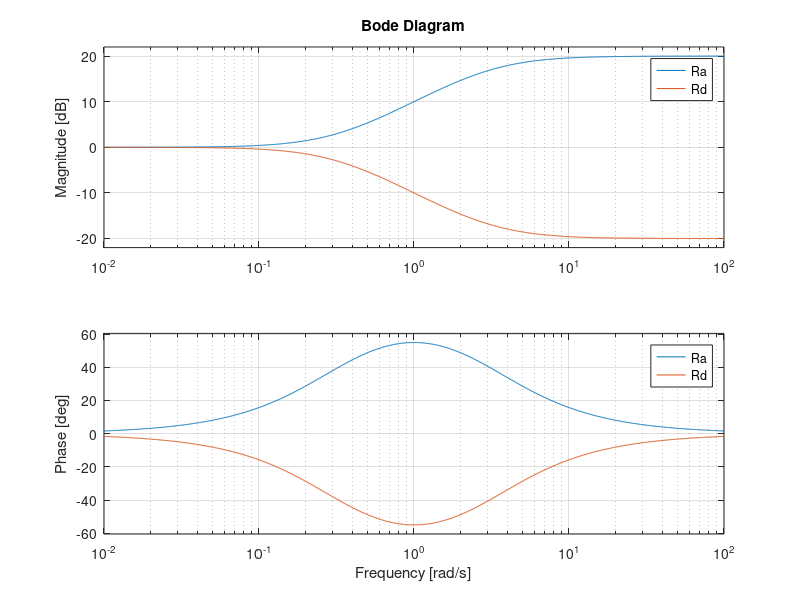
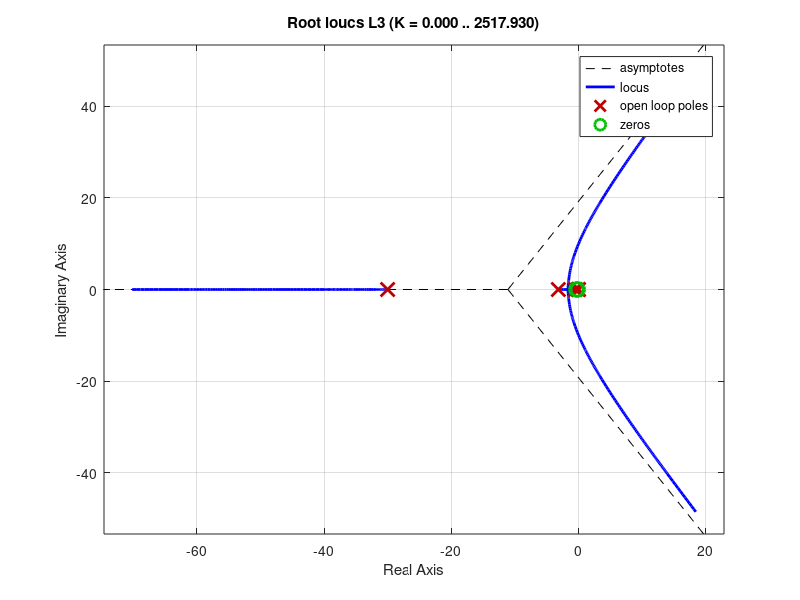
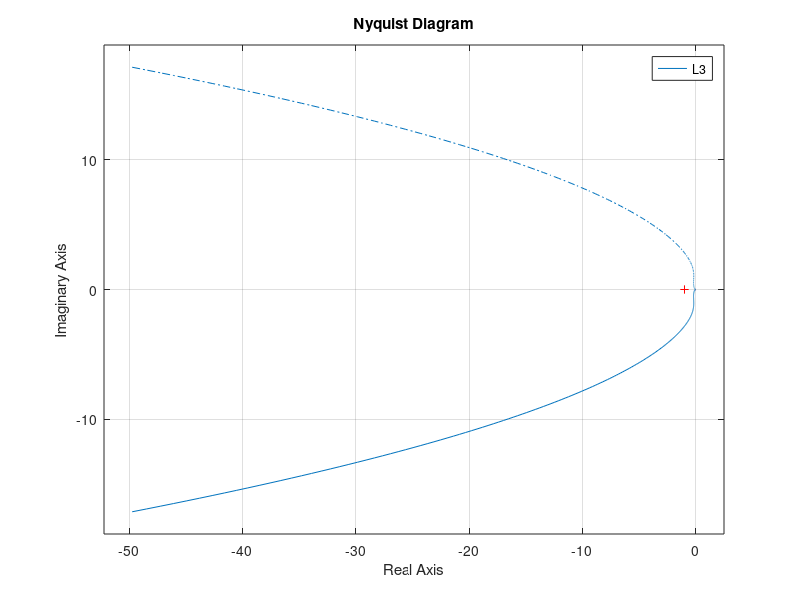
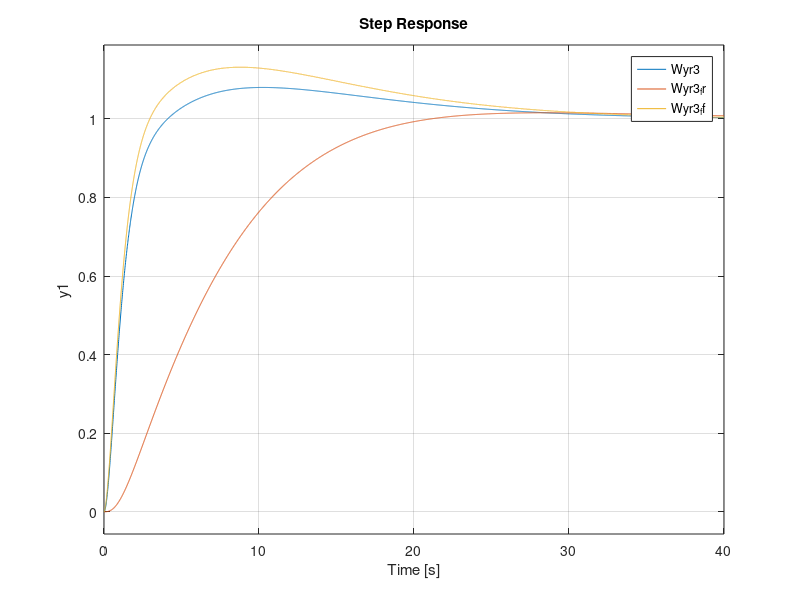

Here is the MATLAB script that generated these plots, in order: (Note: this script raises an error after producing the figures.)
 clc
clear all
close all
s = tf('s');
%% PREFAZIONE 
%a)
% noi desideriamo una bassa sovraelongazione di solito inferiore al 20% 
% un buon tempo di assestamento il piu piccolo possibile e un errore di
% inseguimento del segnale di errore piu piccolo possibile 
%b)
% ci sono generalmente 2 disturbi che agiscono sul mio sistema : 
% il primo (d1) potrebbe essere un errore costante 
% il secondo  (d2)potrebbe essere una disturbo dovuto alla frequenza di alimentazione del
% mio sistema 2*PI*50 = 50HZ circa 300 rad/sec. 
% il nostro scopo e creare un controllore che attenui se non elimini tali
% disturbi e stabilizzi l impianto nominale .
% questa e la variabile s della trasformata di laplace ci torna utile per
% evitare di adottare la notazione vettoriale per dichiarare le funzioni di 
% trasferiemento 

s = tf('s');

% questo e l impianto 

%P = 10/(s*(2*s + 1)); %notazione con la variabile s 
P = 10*tf(1, [2, 1 ,0]); % notazione senza usare la variabile s
 
% questo e un filtro generalmente usato per la retrazione che elimina un
% eventuale segnale di disturbo d2 che affligge il segnale di uscita del
% mio sistema 
% supponendo che dobbiamo attenuare il disturbo d2 di una 50Hz(la frequenza 
% dell classica 220Volt di casa nostra) creiamo un filtro passa BASSO che inizia ad agire
% con un attenuazione gia da una decade prima dei 300 HZ
% H = 1/(s/30+1) % polo in -30 che genera un contributo di -45°/decade a partire
% gia dalla frequenza 
%H = tf(1, [1/30 1]) 
H = 1/(s/30+1);

figure(1)
bode(H);
grid on

% diagramma dei MODULI -> vediamo che nei diagramma dei moduli a -3db(circa 0)
% il polo in -30 inizia a fare effetto ed ad attenuare tutti i disturbi che
% si trovano dopo . raggiungeremo un attenuazione di -20dB a 300rad/s

% diagramma delle FASI ->  nel diagramma delle fasi il filtro H inizia ad
% attenuare le fasi gia da una decade prima del polo quindi inizia con 
% a fare effetto da 3 arrivera a 30 rad/s che varra -45° e a 300rad/s vale
% -84...° l effetto del polo svanirà dopo i 300rad/sec cioe una decade 
% dopo il polo che sto inserendo 
% (in fondo apprezzaremo meglio l attenuazione al disturbo )

 
%% MARGIN E BODE 
% la prima funzione importantissima e margin 
% ci puo dare delle importanti informazioni che sono 
% margine di guadagno , margine di fare (che rappresentano buoni indici di robustezza)
% omega_critica e omega taglio se vogliamo prenderci tutti questi parametri
% possimo fare cosi: 
%[margine_guadagno , margine_fase , omega_critica, omega_taglio]= margin(P);
% si puo adottare anche per graficare la funzione che ci interessa . 
% se siamo interessati a fare il plot di piu funzioni nello stesso
% diagramma di bode definiremo le seguenti righe 

% figure(1)
% bode(L0 , L1 ,L2)
% grid on ;
% legend; 

figure(1);
margin(P);
grid on;

%% IL LUOGO DELLA RADICI 
% La seconda  funzione questa ci aiuta a comprendere come il sistema varia al variare del guadagno statico 
% per e posto un importante LIMITE: 
% Non puo essere graficata se stiamo studiando un impianto affetto da sfasamento dovuto ad un RITARDO
% di tempo (per poterla usare dovremmo considerare il sistema senza ritardo)
% oppure possimo approssimare il ritardo con pade e ottenendo una funzione razizonale 
% potremmo studiare l'impianto. 

% l'interpretazione di rlocus:
% x -> sono i poli (radici del denominatore)
% o -> sono i zeri (radici del numeratore)
% Il sistema e stabile solo se la parte reale dei poli sono <0;
% il luogo delle radici ci mostra sia i poli che i zeri ma a noi
% interessano solamente i poli . 
% i zeri pero hanno un importante proprietà ed e quella di ATTIRARE i poli 
% al varaire del guadagno 

figure(2);
rlocus(P);
grid on;

%% NYQUIST  il diagramma polare che viene speccchiato e si chiude 
% da questo gradifico possimo dedurre un importante criteri su la stabilità
% del nostro sistema : 
% il sistema e stabile solo se il numero di giri intorno  al punto -1(giacente 
% sull'asse reale)è uguale al numero di poli "CATTIVI" (giacenti sul semipiano DX)
% del sistema che sto considerando (poli cattivi ->  a parte reale >= 0 e un polo cattivo ) 
% i giri in senso orario intorno a -1 contano come un giro 
% IL percorso di nyquist noi lo intendiamo come un percorso che passa sull
% asse immaginario che si lascia il polo 0 a SX  e che la chiusura all
% infinito avviene sempre lasciando l'infinito a SX . 

figure(3);
nyquist(P);
grid on;

%eseguendo tutte le sezioni fin qui possiamo osservare che :
% da rlocus noi possimo osservare com il poli giacciono sul semipiano sx, 
% e quindi la loro parte reale sono tutte <0 . quindi possiamo dire 2 cose fondamentali 
% 1) che il sistema e asintoticamente stabile 
% 2) che il sistema non necessita di fare giri attorno a -1 

% PS: alcuni per convenzione considerano lo 0 come polo cattivo lasciando il
% lo 0 a DX del percorso di nyquisti quindi la chiusura all infinito deve
% avvenire nella parte opposta cioe lasciando sempre l infinito alla nostra destra
% su la percorrenza del grafico . 

%% PRIMA PARTE DEL CONTROLLORE 
% la prima cosa che dobbiamo fare e assicurare che le specifiche a regime 
% vengano rispettate . 
% ERRORI NULLI A REGIME 
% se l ingresso e di tipo 2 allora il sistema d'anello chiuso (Wyr)
% dovrà possedere almeno 2 poli in zero e 
% se di tipo 1 avro bisogno di un solo polo in 0. 
% ERRORI LIMITATI A REGIME (viene inseguito il segnale di riferimento con una certa soglia di erroe 
% solitamente inferiore al 10% o 5% addirittura ) possiamo scalare di 1
% grado e poi quantificheremo l errore con il teorema del valor finale 
% lim (s->0) s Wer(s) *r(s).(poli in zero detti INTEGRATORI)
% Se abbiamo eliminare dei disturbi costanti d1 :
% dobbiamo aggiungere un ulteriore polo in 0 oltre  a quelli che ci
% occorrono per inseguire il segnale di riferimento 

C1 = 1/s;

% L e la funzione di trasferimento ad anello aperto 
% tutti i teoremi adottano questa funzione perche molto piu semplice da
% manipolare e studiare . 
% per studiare la risposta del nostro sistema dobbiamo usare la funzione di
% sensitività complementare di ingresso-uscita detta genericamente (Wyr)
% Wyr = minreal(L0/(1+L0)) ; se usiamo la notazione con la s per lavorare
% ci occorre chiamare la minreal che applica tutte le semplificazioni 

L1 = P*C1*H;
Wyr1 = minreal(P*C1/(1+L1)); % funzione di trasferimento ingresso uscita

figure(1);
margin(L1);%analiziamo sempre la funzione d anello aperto 
grid on;

figure(2);
rlocus(L1); %analiziamo sempre la funzione d anello aperto 
grid on

figure(3);
nyquist(L1); % analiziamo sempre la funzione d anello aperto 
grid on

figure(4);
step(Wyr1); % con la step analizziamo il comportamento del nostro sistema
grid on

% facendo girare tutte le sezioni del codice fino a qui possiamo vedere che
% il disturbo su citato viene filtrato . e l errore a regime e nullo per i
% riferiemti a gradino in quanto un polo in 0 gia e presente nel processo
% nominale. di contro pero vediamo subito che il nostro sistema e fottuto
% vissto che con rloucs vediamo che i i poli si spostano nel semipiano
% sinistro.
% anche nyquist ci dice che il sistema e instabile perche applicando la
% regola della chiusura abbiamo che il cerchio chiudendosi con l infinito a
% sx  gira intorno a -1  una sola volta . a noi non deve girare nessuna
% volta intorono a -1 .

%%  DETERMINARE VINCOLO PER AVERE UN SETLING TIME SPECIFICO 
% Una volta che abbiamo creato il nostro primo controllore per errori a
% regime. possiamo iniziare a determinare un omega di taglio 
% minima che ci assicura il settling time 
% in sostanza definiamo un primo vincolo inviolabile
% T <= -log(0,01*epsilon)/(omega_t *zita) % formula di riferimento 
% P = 10/((2*s^2+ s));
%                      1
% P= ----------------------------------------- -> Layout del processo di riferimento 
%     (s^2/omega_n^2 + 2*zita/omega_n*s + 1)
%
% dataci per il tempo di assestamento
% Ta,epsilon 

 epsilon =5; 
 zita =0.4; 
 T = 2; % secondi
 omega_taglio_des = (-log(0.01*epsilon))/(T*zita); 

%% VINCOLI PER AVERE ERRORI A REGIME LIMITATI  
% di solito ci verra chiesto di avere errori a regime inferiori di una
% determinata soglia tipo il inferiori al 10% del segnale di riferimento 
% possiamo modellare un vincolo atto a rispettare questo erorre 
% per delineare il nostro errore limitato a regime per ingressi rampa 
% considereremo solamente il nostro processo che contiene gia un polo in 0 
%
%P  = 10*(1/(s*(2*s+ 1))) -> il nostro processo 
%P  = kp*((s/zero+1)/(s/polo+1)....) -> layout tipo del processo 
%kp=10 % guadagno statico del mio processo 
%Kc -> margine di guadagno da impostare al mio controllore 
%R -> segnale d ingresso
% e = lim (s->0) ( s * W_er(s) * r(s)) = R/(1+kp*Kc)
%|R/(10*Kc)| <= (10%)*R  ->  |10*Kc| > 1/0.1    Kc > 1/(0.1*10)  se Kc > 1
% R0/(kp*kc)<=0.1*R0;
% kc > 1/(0.1*kp)
%kc > 1; vincolo sul margine di guadagno 

%%  Errore a regime 1.
% riferimenti rampa la trasformata di laplace e r(s)=R0/s^2
% riferimenti gradino (delta dirac) la trasformata di lapalace e r(s)=R0/s

% non abbiamo bisogno di inserire ulteriori poli in quanto tramite il
% limite del valor finale con un sistema di tipo 1 possiamo assicurarci un
% errore 5limitato per riferimenti rampa
%P  = 10*(s/4+1) / ...
%P  = mu_p*(s/zero+1) / ...
%kp=10 guadagno statico del mio processo 
% Kc -> margine di guadagno da impostare al mio controllore 7
%
% e = lim s->0 ( s * W_er(s) * r(s)) = R /(1 + 10 * Kc)
% |R/(1+10*Kc)| <= 0.1*R  ->  |1 + 10*Kc| > 10   
%
%POSITIVO -> 1+10*Kc > 10 -> Kc > 9/10 ; -> margine di guadagno superiore a  0.9
%NEGATIVO -> 1+10*Kc <-10 -> Kc < -11/10;-> margine di guadagno inferirore a -1.1
%
% R0/(kp*kc)<=0.1*R0;
% kc > 1/(0.1*kp)
%kc > 1; vincolo sul margine di guadagno 

%% Errore  REGIME 2  

% secondo esempio se vogliamo un errore a regime del 5%
% rho = 0 se ho erorre limitato a regime 
% R = segnale di ingresso trasformato con Laplace
% kp = 2 guadagno statico del processo nominale

% errore limitato se 
% rho_p +rho_c-q+1 = 0
%lim [s->0] R*(s^(rho_p +rho_c-q+1)* ...../s^(rho_p +rho_c)* .....)

% Per quanto riguarda l'errore: (q-1= 0 -> errore limitato -> denominatore diventa |1 + Kp * Kc|)
% lim [s->0] (s*Wer(s)*(r(s)/s^q) ) = |R/(s^(q-1) + Kp*Kc)| <= 0.05*R  ->   |1 + Kp * Kc| > 20
% -> |1 + 2*Kc| > 20
% se impostiamo un guadagno positivo nel controllore ->  1 + 2*Kc > 20  ->  10*Kc > 19  ->  Kc > 9.5
% se impostiamo un guadagno negativo nel controllore ->  1 + 2*Kc < -20  ->  10*Kc < -21  ->  Kc < -10.5

% NOTA :
% Del perche possiamo impostare un guadagno positivo o negativo 
% il guadagno potrebbe cambiare generalmente perche ci potrebbe interessare
% il fatto che il luogo delle radici puo essere capovolto (LUOGO INVERSO) 

%% SECONDA PARTE DEL CONTROLLORE 
% abbiamo sistemato le performance a regime adesso vogliamo creare un
% controllore che stabilizzi il sistema e che ci assciuri delle performance
% ottime (definite in cima al codice) 
% le performance vanno valutate sempre con la funzione step infine
% inseriremo il nostro segnale esatto e vedremo il compoortamento 

% Realizziamo un controllore ANALITICO che sfrutta prettmente una prorpietà
% fondamentle dei zeri . cioe quella di attrarre i poli che all aumentare
% del guadagno divergono con determinate traiettorie (i zeri sono le calameite per queste 
% traiettorie che vengono curvate a seconda di come viene posizionato uno zero sull asse)

tau_z1 = 1/0.1; % viene messo uno zero in -1 , attenzione questo controllore non e causale 
% cioe ha il grado del numeratore maggiore del grado del denominatore
% quindi inseriremo dei poli veloci(dei poli molto lontani dal asse immaginario
% nel semipiano sx) in modo da esaurire il loro comportamento su le fasi prima che il 
% sistema inizi a funzionare. 
C2 = (1+tau_z1*s);


Kc = 1; % guadagno statico che inizialmente e posto 1 poi verrà modificato
% in base al grafico di locus e ai diagrammi di bode 

L2 = P*Kc*C1*C2*H; % costruzione funzione d'anello aperto 
Wyr2 = minreal(P*Kc*C1*C2/(1+L2));% definiamo la funzione d anello chiuso 

figure(1);
margin(L2);
grid on;

figure(2);
rlocus(L2);
grid on

figure(3);
nyquist(L2);
grid on

figure(4);
step(Wyr2);
grid on

% adesso il sistema ci sembra ancora instabile am se si fa lo zoom in
% prossimità dello 0 in rlocus possiamo osservare che si e delineata una
% piccola area dove con dei piccoli guadagni il sistema diventa stabile. 
% il numero esatto nel guadagno e descritto nella piccola legenda che
% appare quanto inseriamo un punto ci dara il "gain" cioe il
% guadango da inserire nel controllore per arrivare ad avere quello stato .
% ricordiamo che i poli dominanti saranno sempre quelli piu lenti che
% definiscono le performance del sistema . 


%%
Kc = 0.005;
% con questo guadagno che abbiamo visto che adesso il nostro sistema si
% stabilizza . adesso ci occorre migliorare le performance , quindi per
% migliorare la responsività del nostro sistema dobbiamo poter aumentare la
% omega di taglio che definirà un sistema piu veloce a discapito pero di un
% overshoot maggiore . inoltre per per migliorare la robustezza nonche
% limitare anche il nostro overshoot ci occorre migliorare il margine di
% fase che si definisce buono sopra i 45° ottimale e quindi per sovraelongazioni 
% minori del 20% dobbiamo poter arrivare al 60°
% per migliorare le performance come stavamo dicendo su possiamo sfruttare 
% una rete anticipatrice o ritardatrice per anticipare o ritardare le fasi.

w = 1; % omega di taglio desiderata 
alpha = 0.1; % facciamo agire una decade prima 
tau_ra = 1/(sqrt(alpha)*w); % come scegliamo tau_ra -> 3.16
Ra = (1+tau_ra*s)/(1+alpha*tau_ra*s); % rete anticipatrice che se graficata vedremo
% che prima agirà il polo e poi lo zero
L3 = P*Kc*C1*C2*Ra*H; % definiamo la funzione ad anello  perto 
Wyr3 = minreal(P*Kc*C1*C2*Ra/(1+L3));

figure(1);
margin(L3);
grid on

figure(2);
rlocus(L3);
grid on

figure(3);
nyquist(L3);
grid on

figure(4);
step(Wyr3);
grid on

% il nostro controllore funziona . 
% esortiamo sempre a creare un controllore fisicamente realizzabile
% rispettando la causalità deg(den(C)) >= deg(num(C))


%% Rete RITARDATRICE  non si applica quasi mai pero merita di essere inserita 

w = 1; % omega di taglio desiderata 
alpha = 0.1; % facciamo agire una decade prima 
tau_rd = tau_ra;% come scegliamo ->  tau_ra >> omega_t
Rd = (1+alpha*tau_rd*s)/(1+tau_rd*s); % rete ritardatrice che se graficata vedremo
%agisce prima lo zero e poi il polo. 
% usando lo stesso valore di tau_ra otteniamo una cosa esattamente
% speculare 
figure(1);
bode(Ra ,Rd)
legend
grid on;

%% FILTRO SEGNALE D'INGRESSO (FR)
% un altra tecnica consiste nel filtrare il segnale di ingresso .
% attenzione pero perchè se filtriamo il segnale di ingresso il nostro
% sistema se di tipo 2 seguira il segnale filtrato e introdurrà un
% discostamento dal segnale originale con conseguente errore finito 
tau_r = 20/3;
Fr = 1/(1+tau_r*s);
Wyr3_fr = Fr*Wyr3; % applicazione del filtro segnale di riferimento 

figure(4);
step(Wyr3, Wyr3_fr);
legend;
grid on

% ora il  tempo di salita va bene 
%mouse dx su step graph -> characteristics -> settling time

%% FILTRO IN FEED FORWARD 
% alcune volte inserire il filtro in feed forward puo aiutarci 
% a migliorare considerevolmente il nostro sistema a ciclo chiuso 
% il feed forward cerca di apprissimare il sistema il processo d impianto 
% se esso presenta un sistema asintoticamente stabile 
%P = 10/(s*(2*s + 1)); processo nominale 
tau_ff = 1/100;
k_ff=1/200;
Ff= k_ff*(2*s + 1)/(s*tau_ff+1); % si aggingono i poli per rendere il filtro causale 

Wyr3_ff = Wyr3+minreal(Ff*P/(1+L3));
figure(4);
step(Wyr3, Wyr3_fr,Wyr3_ff);
legend;
grid on

% in questo caso non ci aiuta molto visto che al denominatore non abbiamo
% un polinomio decente.

%% FILTRI DI BUTTERWORTH

% passa BASSO
n = 6;
omega0 = 1;
[num, den] = butterworth(n, omega0,'low');%% filtro passa basso 
H0 = tf(num, den);

figure(1);
bode(H0);
title('Filtro Passa Basso')
legend
grid on;

% passa ALTO 
n = 6; % grado 
omega = 1;
[num1, den1] = butterworth(n, omega , 'high');%% filtro passa basso 
H1 = tf(num1, den1);
figure(2);
bode(H1);
title('Filtro Passa Alto ')
legend
grid on;

% passa BANDA  
n = 6; % grado 
omega1 = 0.5;
omega2 = 5;
[num2, den2] = butterworth(n, [omega1,omega2] , 'band');%% filtro passa basso 
H2 = tf(num2, den2);
figure(3);
bode(H2);
title('Filtro Passa Banda')
legend
grid on;

% passa NOTCH
n = 6; % grado 
omega = 314; % impostato in radianti al secondo  
% la 50HZ -> (2*pi)*50 = omega
[num3, den3] = butterworth(n, omega , 'notch');%% filtro passa basso 
H3 = tf(num3, den3);
figure(4);
bode(H3);
title('Filtro Notch attenua la 50Hz')
legend
grid on;

pole(H3)


%% APPROSSIMAZIONE RITARDI NEL SISTEMA 
% supponiamo di avere un ritardo
% ricordiamo che il ritardo agira solamente su le fasi creando uno sfasamento + o meno evidente 

ritardo = exp(-0.05*s);% ritardo di 0.05 secondi
[margine_guadagno , margine_fase , omega_critica, omega_taglio]= margin(L3);
margine_fase_rad = margine_fase*pi/180 ; 
% convertiamo il margine di fase da deg a rad
Ritardo_massimo = margine_fase_rad/omega_taglio; %  1.990932774452943 secondi 
% questo ci dice che finche non arrivo a 2 secondi il mio sistema continua comportarsi bene 
L_rit = (P*ritardo)*Kc*C1*C2*Ra;
Wyr3_rit = minreal((L_rit)/(1+L_rit*H));
figure(4);
step(Wyr3,Wyr3_fr,Wyr3_ff,Wyr3_rit);
legend;
grid on
%% APPRISSIMANTE DI PADE'
ret=pade(ritardo,10) ; % apprissimiamo con pade di grado 10
L_rit_pade = (P*ret)*Kc*C1*C2*Ra*H;
Wyr3_rit_pade = minreal(((P*ret)*Kc*C1*C2*Ra)/(1+L_rit_pade));
figure(4);
step(Wyr3, Wyr3_fr,Wyr3_ff,Wyr3_rit_pade);
legend;
grid on
%%  PREDITTORE DI SMITH

P0 = (s-5)/(s^2+4*s+1); % funzione di impoanto 
r = exp(-1*s); % definiamo ritardo 
%
T = pade(r, 10); % approssimamo con pade 
P1 = P0*T; % definiamo il nostro sistema con ritardo approssimato
% Uso un Predittore di Smith per lavorare sull'impianto senza tenere conto del ritardo
M = P0*(1-T); 
Kc_s = -0.125; % gain 

alpha_s = 0.1;
w_s = 1;
tau_ra_s = 1/(w_s*sqrt(alpha_s));
Ra_s = (1+tau_ra_s*s)/(1+alpha_s*tau_ra_s*s); % rete anticipatrice 

C_s = (Kc_s/s)*Ra_s; % messa nel controllore direttamente per una questione di semplicità
L4 = minreal(C_s*M + C_s*P1); % funzione d anello C_s*M e la parte con il predittore smith
Wyr_smith = minreal(P1*C_s/(1+L4)); % calcolo funzione di anello chiuso 

figure(1);
margin(L4);
grid on;

figure(2);
rlocus(L4);
grid on;

figure(3);
nyquist(L4);
grid on;

figure(4);
step(Wyr_smith);
legend;
grid on;


%% Analisi delle sensistivita ai disturbi e NON  
% funzioni di sensitività complementari 
Wyr  = minreal((P*Kc*C1*C2*Ra)/(1+L3)); % nessun H al numeratore 
Wetrue = minreal((1-(P*Kc*C1*C2*Ra)*(H-1))/(1+L3)); % quando ho dei disturbi nel mio sistema considero questa
Wur = minreal((Kc*C1*C2*Ra)/(1+L3));% numeratore c e solo il controllore finale 
Wer =  minreal(1/(1+L3)); % funzione sensitivita d errore 

% la funzione di sensitività ci dice quando e suscettibile il nostro
% sistema a fronte dei disturbi esogeni 
%L3 = P*Kc*C1*C2*Ra*H;
Wd2y = minreal(H*P*Kc*C1*C2*Ra/(1+L3)); % sensitivita del disturbo d2 con y 
Wd2e = minreal(-H/(1+L3));% sensitività del disturbo d2 con la variabile e 
Wd1y = minreal(P/(1+L3)); % sensitivtà del processo a fronte dei disturbi d1
Wd1e = minreal(-P*H/(1+L3)); % sensitivita di d1 con e

figure(1);
bode(Wd1e, Wd2e, Wd1y, Wd2y);
title("Funzioni di sensitività dei disturbi");
legend;
grid on;

figure(2);
bode(Wyr, Wetrue, Wur, Wer);
legend;
title("Funzioni di sensitività");
grid on;

Ts = 0.01;
t = 0:Ts:100; % definizione di un tempo di simulazione 
d1 = 10*ones(length(t), 1)'; % creazione di un disturno 
d2 = 0.1*sin(2*pi*50*t) + 0.01*randn(length(t),1)';

%vediamo come la risposta ha effetto su d1: dopo 40 secondi viene
%completamente filtrato (un filtro ricordiamo che ha sempre i suoi
%transitori.

figure(3);
subplot(3,1,1)
lsim(Wd1y, d1, t);
title('Sensitivita uscita e disturbo d1')
grid on;
% come la risposta ha effetto su d2 . 
subplot(3,1,2)
lsim(Wd2y, d2, t);
title('Sensitivita uscita e disturbo d2')
grid on;

% infine simuliamo l'ingresso rampa e vediamo come viene inseguito .
subplot(3,1,3)
lsim(Wyr, t, t);
title('Sensitivita ingresso uscita')
grid on;

%% sistemi del secondo ordine 

%                      1
% P= ----------------------------------------- -> Layout del processo di riferimento 
%     (s^2/omega_n^2 + 2*zita/omega_n*s + 1)

% zita  = margine_fase/2 -> coefficente di smorzamento 
% S% = 100*exp((-zita*pi)/(sqrt(1-zita^2)) -> overshoot 
% T <= -log(0,01*epsilon)/(omega_t *zita) -> settling time 
% quando ci vengono date delle funzioni di impianto con dei poli immaginari
% ci conviene creare un controllore di questo genere per sistemare il
% problema . 

omega_n =  2 ; % pulsazione naturale MAGGIORE DI 0 
zita = 0.7; % coefficente di smorzamento  MAGGIORE DI 0 
kg = -0.865; % guadagno statico 
C1 = kg*(s^2+2*zita*omega_n*s+omega_n^2)/(s*(s/500+1)^2);
L1 = minreal(C1*P);
Wyr1= minreal(L1/(1+L1));
pole(Wyr1) % verifico se il closedloop abbia poli strani 

%% PID

 s = tf('s');
P1 = 4*(s-1)/(s^2+3*s+1);

% applichiamo i metodo dei pid 
% 
% 
% 
% formula pid classica ->  (kp+ki/s+kd*s)
% modo equivalente moltiplico tutto per s -> (kp*s+ki+kd*s^2)/s (DA USARE)
% il processo diventa.
%
% 4*(s-1)*(kp*s+ki+kd*s^2)   (4*kp*s^2+4*ki*s+4*kd*s^3)-(4*kp*s+4*ki+4*kd*s^2)
%------------------------- =--------------------------------------------------
%    (s^2+3*s+1)*s            s^3+3*s^2+s
%
% dobbiamo studiare den(Wyr) = num_L+den_L
%
% (4*kp*s^2+4*ki*s+4*kd*s^3)-(4*kp*s+4*ki+4*kd*s^2)+ s^3+3*s^2+s
syms kd ki kp
myRouth([4*kd+1  4*kp-4*kd+3 4*ki-4*kp+1 4*ki ])
% routh ci restituira questi valori 

% 4*kd + 1 >=0 ->  kd >= -1/4
% 4*kp - 4*kd + 3 >=0
% ((4*kp-4*kd+3)*(4*ki-4*kp+1)-4*ki*(4*kd+1))/(4*kp - 4*kd +3)>=0
% 4*ki >=0     ->  ki >= 0

kd = 0.1;
ki = -0.1; 
kp = -0.2;
roots([ 4*kd+1,  4*kp-4*kd+3, 4*ki-4*kp+1, -4*ki])
% le radici che ne derivano sono 2 complesse coniugate e negative .

% introduciamo il pid reale 
N=10;
C2 = (s^2*(kd+kp/N) + s*(kp+ki/N) + ki)/(s*(s/N + 1));
k=0.6;
L2 = k*C2*P1; % non cambia molto 
L2_NF =  k*C2*P1;
Wyr2 = minreal(L2/(1+L2));
Wur2 = minreal(C2/(1+L2));

%% CONTROLLORE PARAMETRICO

P = (s-3)/((s^2+4*s+1)*(s-4)); % PROCESSO INIZIALE
% tramite la fuznione 
kp = dcgain(P) ; % trogo il guadagno 

% inziamo con il far eun approssimazione ai poli dominanti 
% cancelliamo una porzione del denominatore che e asintoticamente stbile 
Cd = (s^2+4*s+1)/((s/500+1)*(s/200+1));

P_new = minreal(P*Cd);
kc=1
% se ci viene chiesto di testare il sistema a ciclo chiuso con un segnale a
% gradino dobbiamo adottare il limite del valor finale . 

% Routh-Hurwitz
syms q b0 b1 a0 a1
% C = Kc*(b0+b1*s)/(a0+a1*s) % forma del controllore 
%L = Kc*(b0+b1*s)*(s-3)/((a0+a1*s)*(s-4)); % funzione a ciclo chiuso 
%denWyr = numL + denL

expand((b0+b1*q)*(q-3))
expand((a0+a1*q)*(q-4))

myRouth([-2*b1+a1, -2*b0+6*b1+a0-4*a1, 6*b0-4*a0])

%a0  -> parametro libero 
%a1 < 4*a0/3
%(a1-a0)/30 < b0 < a0/90
%-a1/30 < b1 < (a0-4*a1+30*b0)/90

a0 = 1;
a1 = -10;
b1 = -5.12;
b0 = 5;

roots([-2*b1+a1, -2*b0+6*b1+a0-4*a1, 6*b0-4*a0]) % verifica delle radici 
C = Kc*(b0+b1*s)/(a0+a1*s); % nuovo controllore 
L = C*P_new; % nuova funzione d'anello
